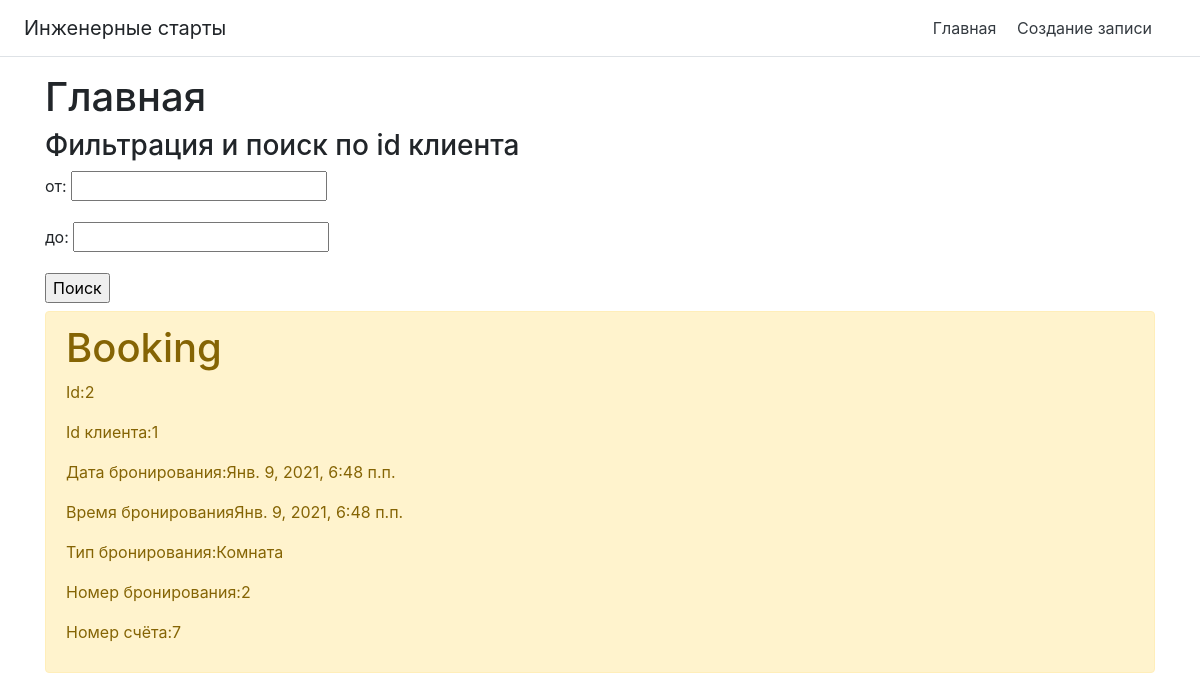
The app's page /, older data.
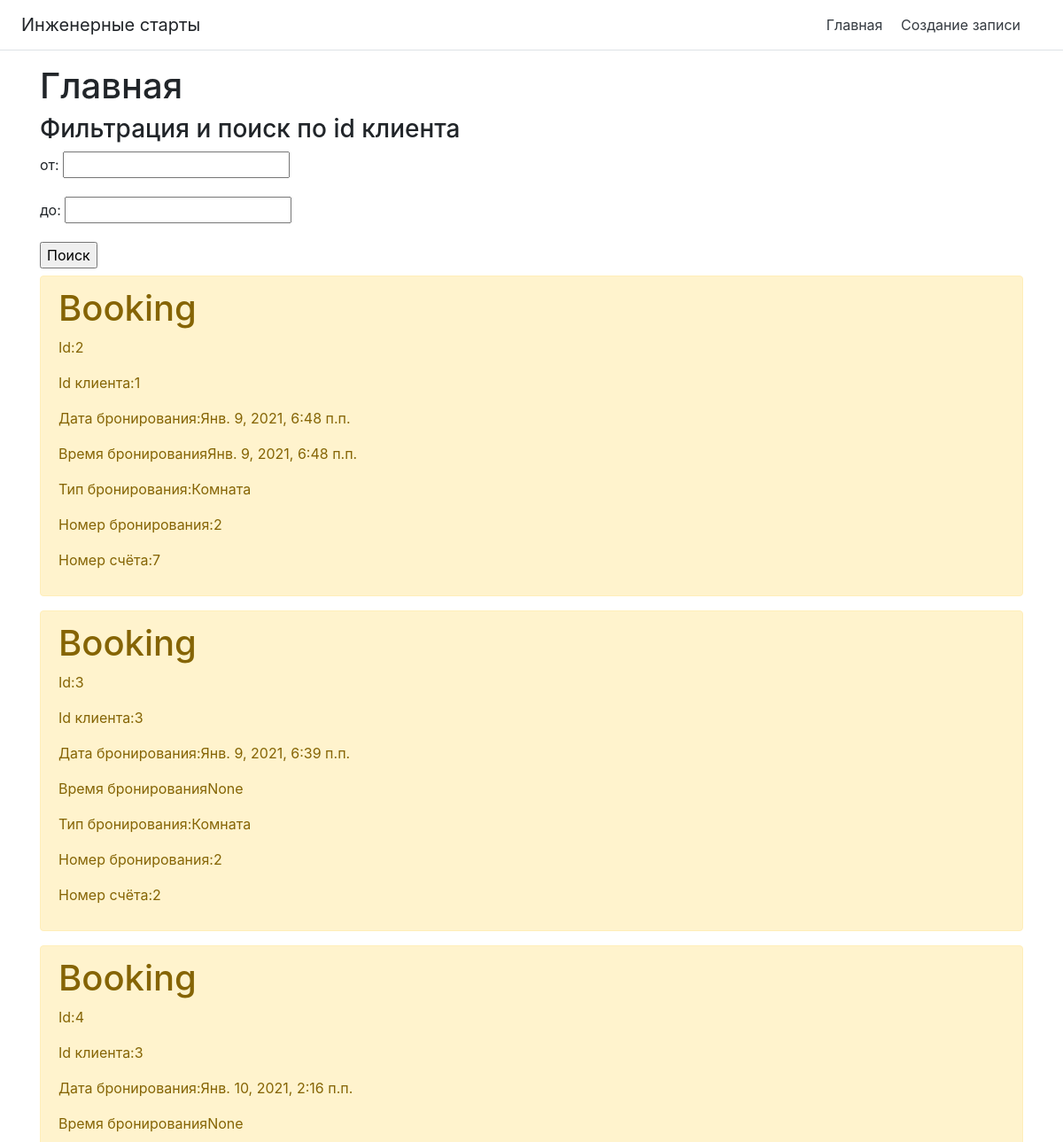
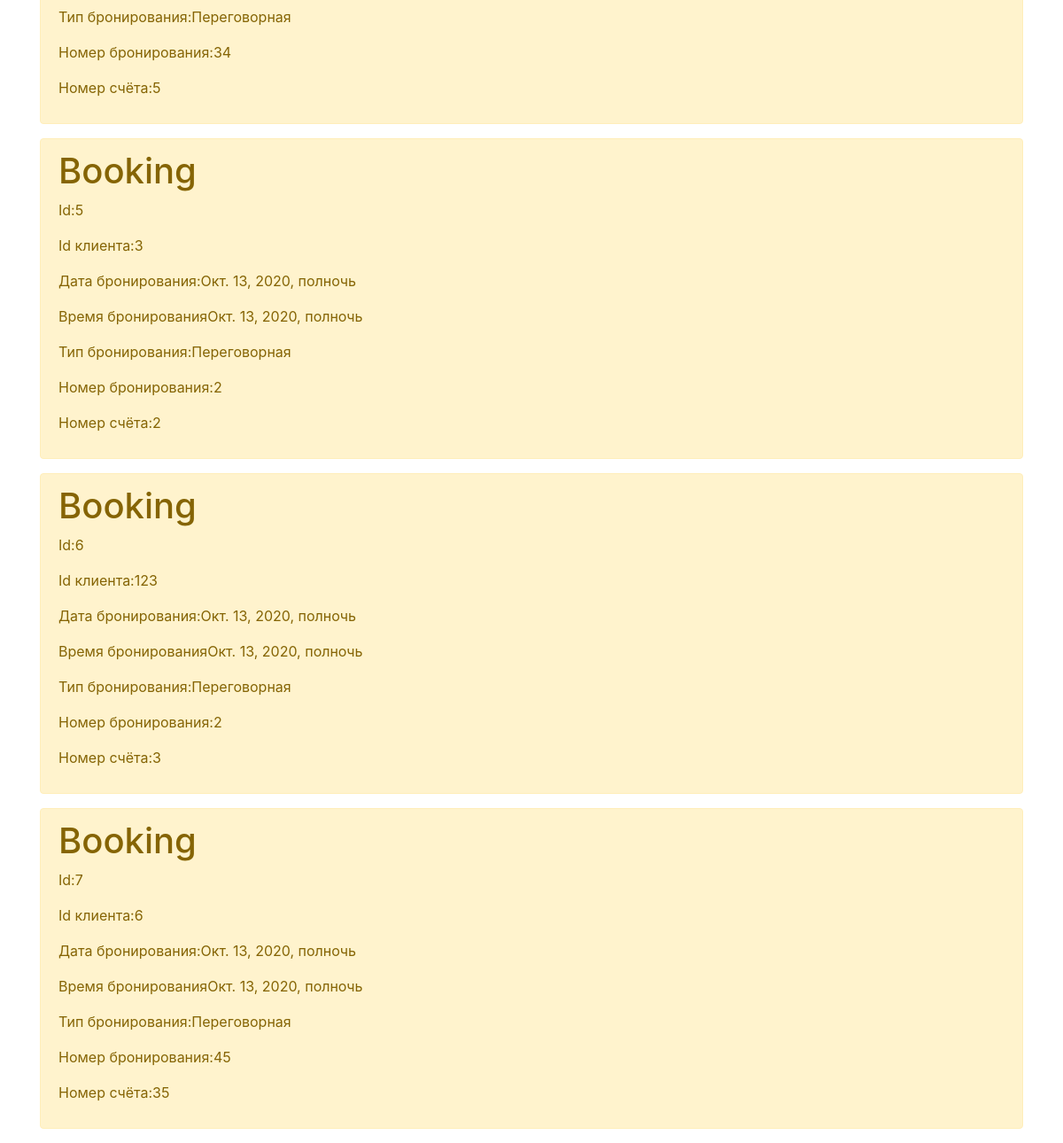
The same page, newer data (2 pictures, top to bottom).
### main/models.py (models this page shows, shortened)
class Booking(models.Model):
    id = models.AutoField(primary_key=True)
    dateofbooking = models.DateTimeField('date of booking')
    timeofbooking = models.DateTimeField('time of booking')
    typebooking = models.CharField('type booking', max_length=50)
    numberbooking = models.PositiveIntegerField('number booking')
    accountnumber = models.PositiveIntegerField('account number')
    idclient = models.PositiveIntegerField('id client')

### main/views.py (the view)
# urls.py: path('', views.index, name='home'),
def index(request):
    booking = Booking.objects.all()
    form = HousesFilterForm(request.GET)
    if form.is_valid():
        if form.cleaned_data["min_price"]:
            booking = booking.filter(idclient__gte=form.cleaned_data["min_price"])
        if form.cleaned_data["max_price"]:
            booking = booking.filter(idclient__lte=form.cleaned_data["max_price"])
    return render(request, 'main/index.html', {'title': 'Главная страница сайта', 'booking': booking, "form": form})

### main/forms.py
class HousesFilterForm(forms.Form):
    min_price = forms.IntegerField(label="от", required=False)
    max_price = forms.IntegerField(label="до", required=False)

### main/templates/main/index.html (shortened to what this page needs)
{%extends 'main/base.html' %}
{%block content%}<h1>Главная</h1>
<h3>Фильтрация и поиск по id клиента</h3>
<form method="get">
    {{form.as_p}}
    <input type="submit" value="Поиск">
</form>
{% for el in booking%}
<div class="alert alert-warning mt-2">
     <h1>Booking</h1>
    <p>Id:{{el.id}}</p>
     <p>Id клиента:{{el.idclient}}</p>
     <p>Дата бронирования:{{el.dateofbooking}}<p>
    <p>Время бронирования{{el.timeofbooking}}<p>
    <p>Тип бронирования:{{el.typebooking}}<p>
    <p>Номер бронирования:{{el.numberbooking}}<p>
    <p>Номер счёта:{{el.accountnumber}}<p>
</div>
{% endfor %}
{% endblock %}

### main/templates/main/base.html (shortened to what this page needs)
<!DOCTYPE html>
<html lang="en">
<head>
<link rel="stylesheet" href="https://maxcdn.bootstrapcdn.com/bootstrap/4.0.0/css/bootstrap.min.css">
</head>
<body>
<div class="d-flex flex-column flex-md-row align-items-center p-3 px-md-4 mb-3 bg-white border-bottom box-shadow">
      <h5 class="my-0 mr-md-auto font-weight-normal">Инженерные старты</h5>
      <nav class="my-2 my-md-0 mr-md-3">
        <a class="p-2 text-dark" href="{% url 'home' %}">Главная</a>
        <a class="p-2 text-dark" href="{% url 'about' %}">Создание записи</a>
      </nav>
    </div>
<div class="container">
    {%block content%}{%endblock%}
</div>
</body>
</html>

Row changes from the older to the newer data that the page shows:
added Booking: id "3", idclient "3", dateofbooking "Янв. 9, 2021, 6:39 п.п.", timeofbooking "None", typebooking "Комната", numberbooking "2", accountnumber "2"
added Booking: id "4", idclient "3", dateofbooking "Янв. 10, 2021, 2:16 п.п.", timeofbooking "None", typebooking "Переговорная", numberbooking "34", accountnumber "5"
added Booking: id "5", idclient "3", dateofbooking "Окт. 13, 2020, полночь", timeofbooking "Окт. 13, 2020, полночь", typebooking "Переговорная", numberbooking "2", accountnumber "2"
added Booking: id "6", idclient "123", dateofbooking "Окт. 13, 2020, полночь", timeofbooking "Окт. 13, 2020, полночь", typebooking "Переговорная", numberbooking "2", accountnumber "3"
added Booking: id "7", idclient "6", dateofbooking "Окт. 13, 2020, полночь", timeofbooking "Окт. 13, 2020, полночь", typebooking "Переговорная", numberbooking "45", accountnumber "35"
